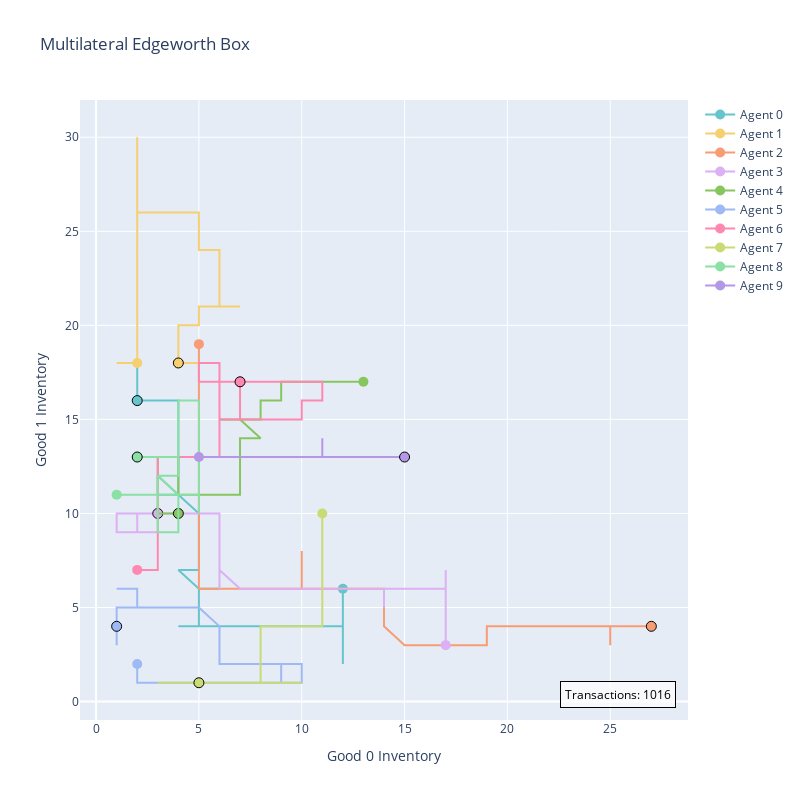

The cell this chart's notebook holds for it:
### Markdown cell above
## Multilateral Edgeworth Box

### Code cell
# Regenerate agents so as to refresh inventory
market.generate_agents(10, 20, 20, False)
market.generate_network(size=3)
market.clear_transactions()
market.execute_exchange(
    trading_days=2,
    strategic_error = 0.1, 
    trade_within_network=True,
    plot_type="edgeworth_plus",
    )

### Figure 1 — Plotly figure (JSON) as saved in the notebook; plotly's stock layout.template omitted (floating-point values rounded to 4 significant figures; data arrays with more than 128 entries replaced by an {"elided": "..."} marker saying what was removed)
{"data": [{"line": {"color": "rgb(102, 197, 204)"}, "marker": {"color": {"elided": "1016 str values"}, "line": {"color": {"elided": "1016 str values"}, "width": 1}, "size": 10}, "mode": "lines+markers", "name": "Agent 0", "type": "scatter", "x": {"elided": "1016 int values"}, "y": {"elided": "1016 int values"}}, {"line": {"color": "rgb(246, 207, 113)"}, "marker": {"color": {"elided": "1016 str values"}, "line": {"color": {"elided": "1016 str values"}, "width": 1}, "size": 10}, "mode": "lines+markers", "name": "Agent 1", "type": "scatter", "x": {"elided": "1016 int values"}, "y": {"elided": "1016 int values"}}, {"line": {"color": "rgb(248, 156, 116)"}, "marker": {"color": {"elided": "1016 str values"}, "line": {"color": {"elided": "1016 str values"}, "width": 1}, "size": 10}, "mode": "lines+markers", "name": "Agent 2", "type": "scatter", "x": {"elided": "1016 int values"}, "y": {"elided": "1016 int values"}}, {"line": {"color": "rgb(220, 176, 242)"}, "marker": {"color": {"elided": "1016 str values"}, "line": {"color": {"elided": "1016 str values"}, "width": 1}, "size": 10}, "mode": "lines+markers", "name": "Agent 3", "type": "scatter", "x": {"elided": "1016 int values"}, "y": {"elided": "1016 int values"}}, {"line": {"color": "rgb(135, 197, 95)"}, "marker": {"color": {"elided": "1016 str values"}, "line": {"color": {"elided": "1016 str values"}, "width": 1}, "size": 10}, "mode": "lines+markers", "name": "Agent 4", "type": "scatter", "x": {"elided": "1016 int values"}, "y": {"elided": "1016 int values"}}, {"line": {"color": "rgb(158, 185, 243)"}, "marker": {"color": {"elided": "1016 str values"}, "line": {"color": {"elided": "1016 str values"}, "width": 1}, "size": 10}, "mode": "lines+markers", "name": "Agent 5", "type": "scatter", "x": {"elided": "1016 int values"}, "y": {"elided": "1016 int values"}}, {"line": {"color": "rgb(254, 136, 177)"}, "marker": {"color": {"elided": "1016 str values"}, "line": {"color": {"elided": "1016 str values"}, "width": 1}, "size": 10}, "mode": "lines+markers", "name": "Agent 6", "type": "scatter", "x": {"elided": "1016 int values"}, "y": {"elided": "1016 int values"}}, {"line": {"color": "rgb(201, 219, 116)"}, "marker": {"color": {"elided": "1016 str values"}, "line": {"color": {"elided": "1016 str values"}, "width": 1}, "size": 10}, "mode": "lines+markers", "name": "Agent 7", "type": "scatter", "x": {"elided": "1016 int values"}, "y": {"elided": "1016 int values"}}, {"line": {"color": "rgb(139, 224, 164)"}, "marker": {"color": {"elided": "1016 str values"}, "line": {"color": {"elided": "1016 str values"}, "width": 1}, "size": 10}, "mode": "lines+markers", "name": "Agent 8", "type": "scatter", "x": {"elided": "1016 int values"}, "y": {"elided": "1016 int values"}}, {"line": {"color": "rgb(180, 151, 231)"}, "marker": {"color": {"elided": "1016 str values"}, "line": {"color": {"elided": "1016 str values"}, "width": 1}, "size": 10}, "mode": "lines+markers", "name": "Agent 9", "type": "scatter", "x": {"elided": "1016 int values"}, "y": {"elided": "1016 int values"}}], "layout": {"annotations": [{"bgcolor": "rgba(255, 255, 255, 0.7)", "bordercolor": "black", "borderpad": 4, "borderwidth": 1, "font": {"color": "black", "size": 12}, "showarrow": false, "text": "Transactions: 1016", "x": 0.98, "xref": "paper", "y": 0.02, "yref": "paper"}], "height": 800, "hovermode": "closest", "title": {"text": "Multilateral Edgeworth Box"}, "width": 800, "xaxis": {"title": {"text": "Good 0 Inventory"}}, "yaxis": {"title": {"text": "Good 1 Inventory"}}}}
